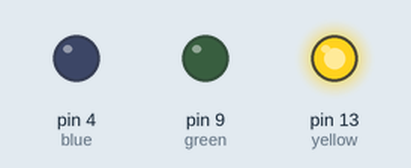
The sketch below on a simulated Arduino Uno, built with avr-gcc and run on an emulated ATmega328P. On the bench: output pins drawn as LEDs (lit = HIGH).

Above: at 0.12 s.
At 0.62 s:
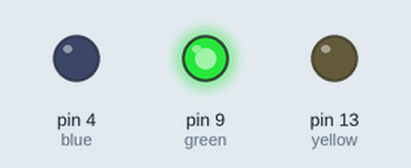
At 1.12 s:
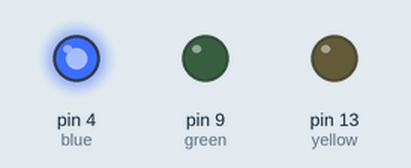
At 2.87 s:
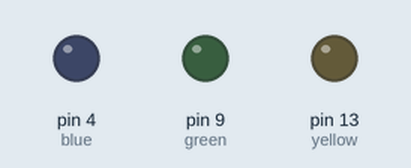
Timing chart, 0 to 3.5 s (numbered marks = the images above):
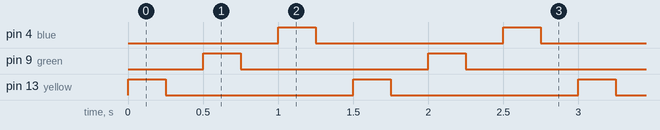

Measured:
- by itself, pin 4 (blue), pin 9 (green), pin 13 (yellow): alternates HIGH for 0.25 s and LOW for 1.3 s
- by itself, everything shown: repeats every 1.5 s, in 6 steps

The sketch:

led-test.ino
```cpp
int yellow=13;
int green=9;
int blue=4;


void setup() {
  // the setup routine runs once when you press reset:
  // initialize the digital pin as an output.
  pinMode(yellow, OUTPUT);
  pinMode(green, OUTPUT);
  pinMode(blue, OUTPUT);
}

  // put your main code here, to run repeatedly:
  // the loop routine runs over and over again forever:
void loop() {
  digitalWrite(yellow, HIGH);   // turn the LED on
  delay(250);                   // wait for a second
  digitalWrite(yellow, LOW);    // turn the LED off
  delay(250);
  {digitalWrite(green, HIGH);
  delay(250);
  digitalWrite(green, LOW);
  delay(250);}
  {digitalWrite(blue, HIGH);
  delay(250);
  digitalWrite(blue, LOW);
  delay(250);}
}
```
